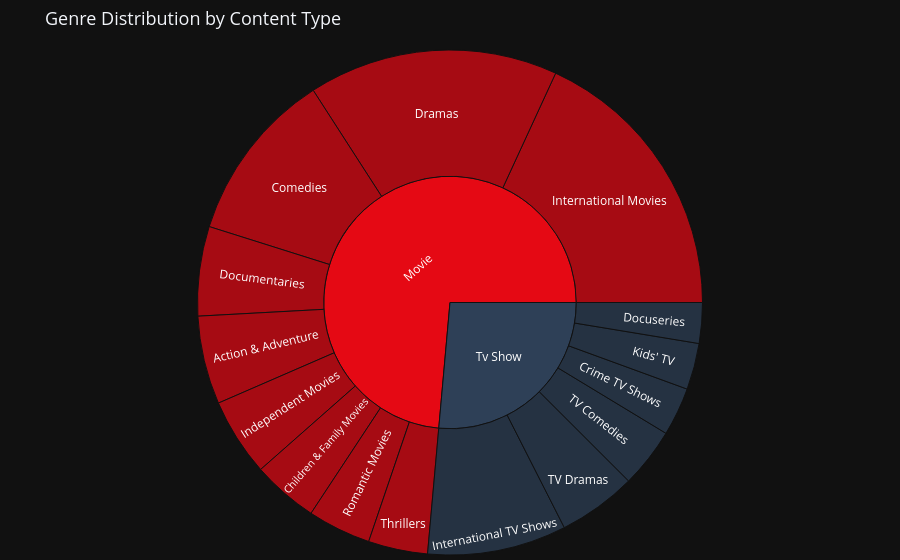

Notebook source saved alongside this figure:
### Code cell
# Chart Genre-3: Genre Sunburst (Plotly — interactive)
fig = plot_genre_sunburst(df)
fig.show()

### Figure 1 — Plotly figure (JSON) as saved in the notebook; plotly's stock layout.template omitted (floating-point values rounded to 4 significant figures)
{"data": [{"branchvalues": "total", "domain": {"x": [0.0, 1.0], "y": [0.0, 1.0]}, "hovertemplate": "labels=%{label}<br>count=%{value}<br>parent=%{parent}<br>id=%{id}<extra></extra>", "ids": ["Movie/Action & Adventure", "Movie/Children & Family Movies", "Movie/Comedies", "Movie/Documentaries", "Movie/Dramas", "Movie/Independent Movies", "Movie/International Movies", "Movie/Romantic Movies", "Movie/Thrillers", "Tv Show/Crime TV Shows", "Tv Show/Docuseries", "Tv Show/International TV Shows", "Tv Show/Kids' TV", "Tv Show/TV Comedies", "Tv Show/TV Dramas", "Movie", "Tv Show"], "labels": ["Action & Adventure", "Children & Family Movies", "Comedies", "Documentaries", "Dramas", "Independent Movies", "International Movies", "Romantic Movies", "Thrillers", "Crime TV Shows", "Docuseries", "International TV Shows", "Kids' TV", "TV Comedies", "TV Dramas", "Movie", "Tv Show"], "name": "", "parents": ["Movie", "Movie", "Movie", "Movie", "Movie", "Movie", "Movie", "Movie", "Movie", "Tv Show", "Tv Show", "Tv Show", "Tv Show", "Tv Show", "Tv Show", "", ""], "type": "sunburst", "values": [859.0, 641.0, 1674.0, 869.0, 2427.0, 756.0, 2752.0, 616.0, 577.0, 470.0, 395.0, 1351.0, 451.0, 581.0, 763.0, 11170.0, 4011.0]}], "layout": {"legend": {"tracegroupgap": 0}, "margin": {"b": 5, "l": 5, "r": 5, "t": 50}, "sunburstcolorway": ["#E50914", "#2E4057", "#048A81", "#54C6EB", "#8EE3EF", "#CAF0F8", "#EF8354", "#BFC0C0", "#3D405B"], "title": {"font": {"size": 18}, "text": "Genre Distribution by Content Type"}}}
